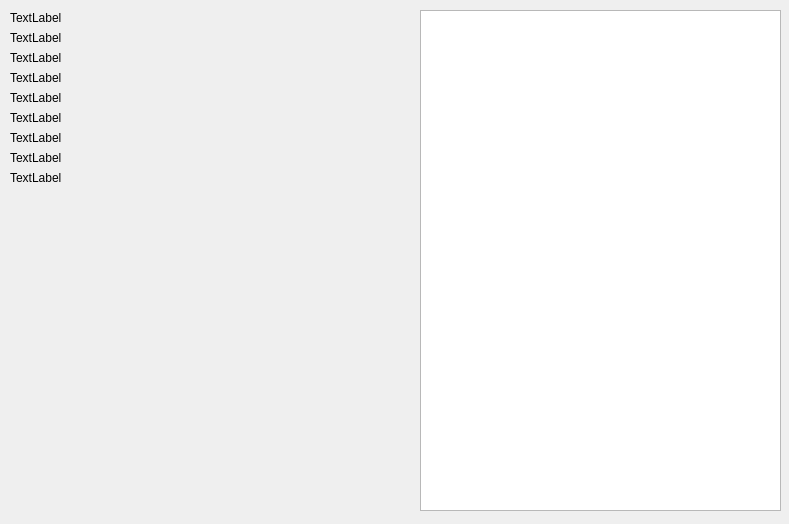
<?xml version="1.0" encoding="UTF-8"?>
<ui version="4.0">
 <class>SecondWindow</class>
 <widget class="QMainWindow" name="SecondWindow">
  <property name="geometry">
   <rect>
    <x>0</x>
    <y>0</y>
    <width>789</width>
    <height>524</height>
   </rect>
  </property>
  <property name="windowTitle">
   <string>MainWindow</string>
  </property>
  <widget class="QWidget" name="centralwidget">
   <widget class="QLabel" name="nameOfFile">
    <property name="geometry">
     <rect>
      <x>10</x>
      <y>10</y>
      <width>401</width>
      <height>16</height>
     </rect>
    </property>
    <property name="text">
     <string>TextLabel</string>
    </property>
   </widget>
   <widget class="QLabel" name="magic">
    <property name="geometry">
     <rect>
      <x>10</x>
      <y>30</y>
      <width>401</width>
      <height>16</height>
     </rect>
    </property>
    <property name="text">
     <string>TextLabel</string>
    </property>
   </widget>
   <widget class="QLabel" name="versionMojor">
    <property name="geometry">
     <rect>
      <x>10</x>
      <y>50</y>
      <width>401</width>
      <height>16</height>
     </rect>
    </property>
    <property name="text">
     <string>TextLabel</string>
    </property>
   </widget>
   <widget class="QLabel" name="versionMinor">
    <property name="geometry">
     <rect>
      <x>10</x>
      <y>70</y>
      <width>401</width>
      <height>16</height>
     </rect>
    </property>
    <property name="text">
     <string>TextLabel</string>
    </property>
   </widget>
   <widget class="QLabel" name="thisZone">
    <property name="geometry">
     <rect>
      <x>10</x>
      <y>90</y>
      <width>401</width>
      <height>16</height>
     </rect>
    </property>
    <property name="text">
     <string>TextLabel</string>
    </property>
   </widget>
   <widget class="QLabel" name="sigfigs">
    <property name="geometry">
     <rect>
      <x>10</x>
      <y>110</y>
      <width>401</width>
      <height>16</height>
     </rect>
    </property>
    <property name="text">
     <string>TextLabel</string>
    </property>
   </widget>
   <widget class="QLabel" name="snaplen">
    <property name="geometry">
     <rect>
      <x>10</x>
      <y>130</y>
      <width>401</width>
      <height>16</height>
     </rect>
    </property>
    <property name="text">
     <string>TextLabel</string>
    </property>
   </widget>
   <widget class="QLabel" name="linkType">
    <property name="geometry">
     <rect>
      <x>10</x>
      <y>150</y>
      <width>401</width>
      <height>16</height>
     </rect>
    </property>
    <property name="text">
     <string>TextLabel</string>
    </property>
   </widget>
   <widget class="QLabel" name="nomberOfpackets">
    <property name="geometry">
     <rect>
      <x>10</x>
      <y>170</y>
      <width>401</width>
      <height>16</height>
     </rect>
    </property>
    <property name="text">
     <string>TextLabel</string>
    </property>
   </widget>
   <widget class="QTextEdit" name="textEdit">
    <property name="geometry">
     <rect>
      <x>420</x>
      <y>10</y>
      <width>361</width>
      <height>501</height>
     </rect>
    </property>
   </widget>
  </widget>
 </widget>
 <resources/>
 <connections/>
</ui>
